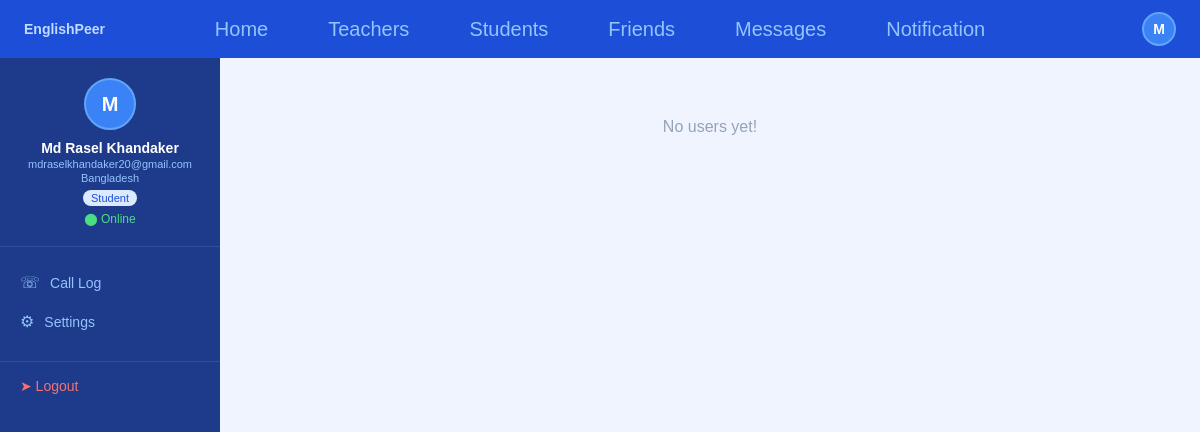
Before: /home (signed in) with the older database file.
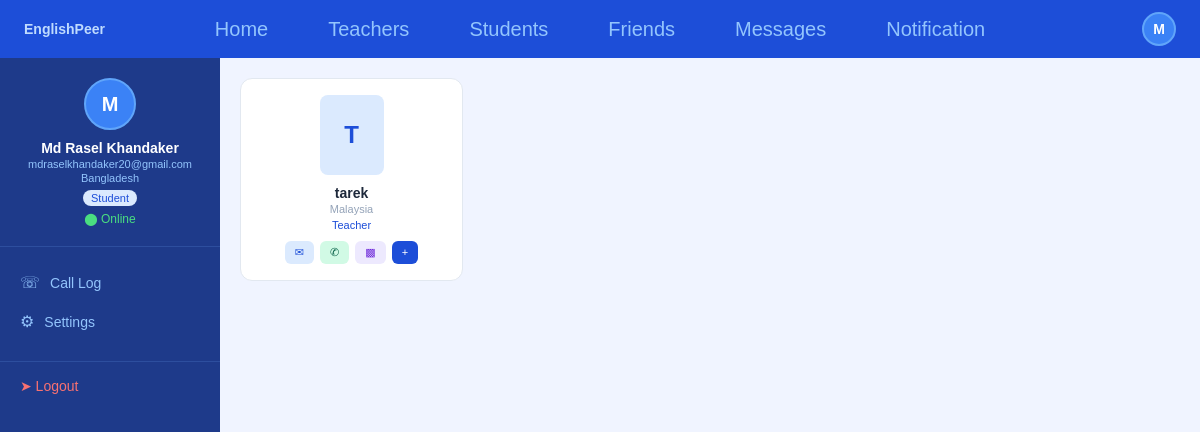
After: the same page with the newer database file.
### tables this page shows
CREATE TABLE users (
            id INTEGER PRIMARY KEY AUTOINCREMENT,
            email TEXT UNIQUE NOT NULL,
            password TEXT NOT NULL,
            name TEXT NOT NULL,
            phone TEXT,
            gender TEXT,
            country TEXT,
            education TEXT,
            role TEXT,
            profile_pic TEXT DEFAULT 'default.png',
            bio TEXT
        );

### app.py (the view)
@app.route('/home')
def home_feed():
    if 'email' not in session:
        return redirect(url_for('home'))
    ph = '%s' if os.environ.get('DATABASE_URL') else '?'
    role_filter = request.args.get('role', '')
    conn = get_db()
    c = conn.cursor()
    c.execute('SELECT COUNT(*) FROM users')
    total_users = c.fetchone()[0]
    if role_filter:
        c.execute(f'''SELECT email, name, country, role, gender, education
                     FROM users WHERE email != {ph} AND role={ph}''',
                  (session['email'], role_filter))
    else:
        c.execute(f'''SELECT email, name, country, role, gender, education
                     FROM users WHERE email != {ph}''',
                  (session['email'],))
    users = c.fetchall()
    conn.close()
    return render_template('home_feed.html',
                           username=session['name'],
                           email=session['email'],
                           users=users,
                           total_users=total_users,
                           role_filter=role_filter,
                           notif_count=get_notif_count())

### app.py (called while the page is built)
def get_db():
    DATABASE_URL = os.environ.get('DATABASE_URL')
    if DATABASE_URL:
        result = urlparse(DATABASE_URL)
        conn = psycopg2.connect(
            database=result.path[1:],
            user=result.username,
            password=result.password,
            host=result.hostname,
            port=result.port
        )
    else:
        conn = sqlite3.connect('users.db')
    return conn

def get_notif_count():
    if 'email' not in session:
        return 0
    ph = '%s' if os.environ.get('DATABASE_URL') else '?'
    conn = get_db()
    c = conn.cursor()
    c.execute(f"SELECT COUNT(*) FROM friends WHERE receiver={ph} AND status='pending'",
              (session['email'],))
    count = c.fetchone()[0]
    conn.close()
    return count

### templates/home_feed.html (shortened to what this page needs)
<!DOCTYPE html>
<html>
<head>
    <link rel="stylesheet" href="{{ url_for('static', filename='style.css') }}">
</head>
<body>
<nav class="navbar">
    <span class="logo">EnglishPeer</span>
    <div class="nav-links">
        <a href="/home">Home</a>
        <a href="/home?role=Teacher">Teachers</a>
        <a href="/home?role=Student">Students</a>
        <a href="/friends">Friends</a>
        <a href="/messages">Messages</a>
        <a href="/notifications" style="position:relative;">
    Notification
</a>
    </div>
    <div class="nav-avatar">{{ username[0]|upper }}</div>
</nav>
<div class="dashboard-wrapper">
    <div class="sidebar">
        <div class="user-info">
            <div class="user-avatar">{{ username[0]|upper }}</div>
            <div class="user-name">{{ username }}</div>
            <div style="font-size:11px;color:#93c5fd;margin-top:2px;">{{ email }}</div>
            <div style="font-size:11px;color:#93c5fd;margin-top:2px;">{{ session.country }}</div>
            <div style="margin-top:4px;">
                <span style="background:#dbeafe;color:#1d4ed8;padding:2px 8px;border-radius:10px;font-size:11px;">{{ session.role }}</span>
            </div>
            <div class="user-status" style="margin-top:6px;">&#11044; Online</div>
        </div>
        <a href="/calllog" class="menu-item">
            <span class="menu-icon">&#9743;</span> Call Log
        </a>
        <a href="/settings" class="menu-item">
            <span class="menu-icon">&#9881;</span> Settings
        </a>
        <a href="/logout" class="logout-btn">&#10148; Logout</a>
    </div>
    <div class="main-content" style="padding:20px;overflow-y:auto;">
    <div style="display:grid;grid-template-columns:repeat(4,1fr);gap:16px;">
        {% for user in users %}
<div style="background:white;border-radius:12px;border:0.5px solid #e2e8f0;padding:16px;text-align:center;">
    <div style="width:64px;height:80px;border-radius:8px;background:#dbeafe;color:#1d4ed8;display:flex;align-items:center;justify-content:center;font-size:24px;font-weight:bold;margin:0 auto 10px;">
        {{ user[1][0]|upper }}
    </div>
    <div style="font-size:14px;font-weight:600;color:#1e293b;margin-bottom:2px;">{{ user[1] }}</div>
    <div style="font-size:11px;color:#94a3b8;margin-bottom:4px;">{{ user[2] }}</div>
    <div style="font-size:11px;color:#1d4ed8;margin-bottom:10px;">{{ user[3] }}</div>
    <div style="display:flex;gap:6px;justify-content:center;">
        <a href="/chat/{{ user[0] }}" style="padding:5px 10px;background:#dbeafe;color:#1d4ed8;border-radius:6px;font-size:11px;text-decoration:none;">&#9993;</a>
        <a href="/call/{{ user[0] }}" style="padding:5px 10px;background:#d1fae5;color:#065f46;border-radius:6px;font-size:11px;text-decoration:none;">&#9990;</a>
        <a href="/call/{{ user[0] }}" style="padding:5px 10px;background:#ede9fe;color:#6d28d9;border-radius:6px;font-size:11px;text-decoration:none;">&#9641;</a>
        <a href="/add_friend/{{ user[0] }}" style="padding:5px 10px;background:#1d4ed8;color:white;border-radius:6px;font-size:11px;text-decoration:none;">+</a>
    </div>
</div>
{% endfor %}
{% if not users %}
<div style="grid-column:1/-1;text-align:center;padding:40px;color:#94a3b8;">
    No users yet!
</div>
{% endif %}
    </div>
</div>
    </div>
</body>
</html>

Changed rows visible on the page:
added users: name "T", name "tarek", country "Malaysia", role "Teacher"
Other visible differences:
text no longer shown: "No users yet!"
